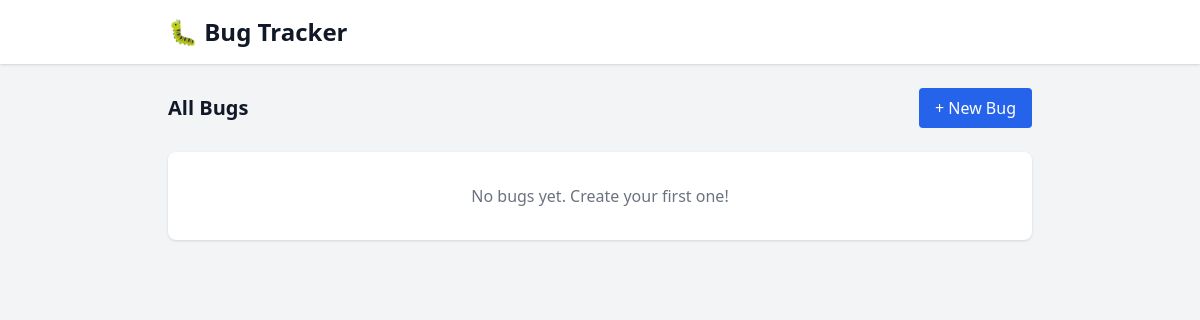
Before: / with the older database file.
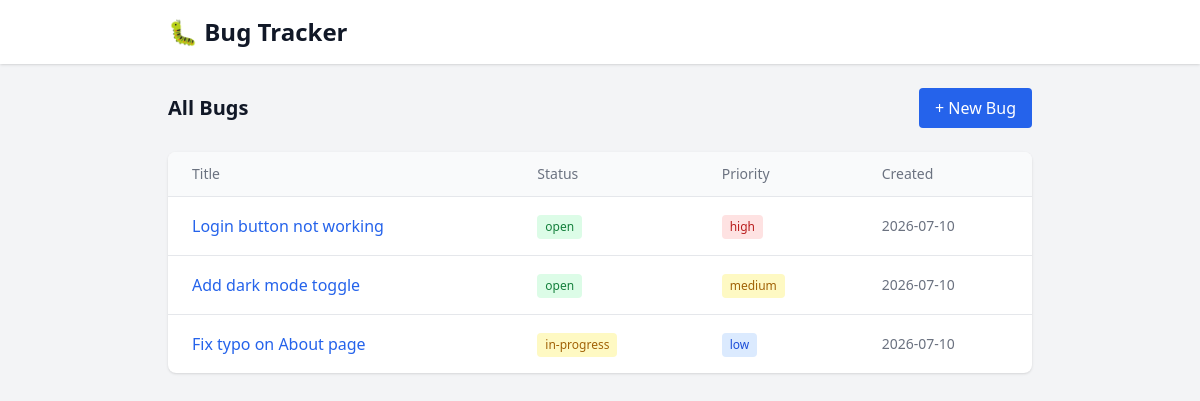
After: the same page with the newer database file.
### tables this page shows
CREATE TABLE bugs (
            id          INTEGER PRIMARY KEY AUTOINCREMENT,
            title       TEXT NOT NULL,
            description TEXT,
            status      TEXT DEFAULT 'open',
            priority    TEXT DEFAULT 'medium',
            created_at  TIMESTAMP DEFAULT CURRENT_TIMESTAMP,
            updated_at  TIMESTAMP DEFAULT CURRENT_TIMESTAMP
        );

### app.py (the view)
@app.route("/")
def index():
    bugs = get_all_bugs()
    return render_template("index.html", bugs=bugs)

### db.py (called while the page is built)
def get_connection():
    conn = sqlite3.connect(DB_NAME)
    conn.row_factory = sqlite3.Row
    return conn

def get_all_bugs():
    conn = get_connection()
    bugs = conn.execute(
        "SELECT * FROM bugs ORDER BY created_at DESC"
    ).fetchall()
    conn.close()
    return bugs

### templates/index.html
{% extends "base.html" %}
{% block content %}
    <div class="flex justify-between items-center mb-6">
        <h2 class="text-xl font-semibold">All Bugs</h2>
        <a href="/new" class="bg-blue-600 text-white px-4 py-2 rounded hover:bg-blue-700 transition">
            + New Bug
        </a>
    </div>
    {% if bugs %}
        <div class="bg-white rounded-lg shadow overflow-hidden">
            <table class="w-full">
                <thead class="bg-gray-50 border-b">
                    <tr>
                        <th class="text-left px-6 py-3 text-sm font-medium text-gray-500">Title</th>
                        <th class="text-left px-6 py-3 text-sm font-medium text-gray-500">Status</th>
                        <th class="text-left px-6 py-3 text-sm font-medium text-gray-500">Priority</th>
                        <th class="text-left px-6 py-3 text-sm font-medium text-gray-500">Created</th>
                    </tr>
                </thead>
                <tbody>
                    {% for bug in bugs %}
                        <tr class="border-b last:border-0 hover:bg-gray-50">
                            <td class="px-6 py-4">
                                <a href="/bug/{{ bug.id }}" class="text-blue-600 hover:underline font-medium">
                                    {{ bug.title }}
                                </a>
                            </td>
                            <td class="px-6 py-4">
                                <span class="inline-block px-2 py-1 text-xs font-medium rounded
                                    {% if bug.status == 'open' %}bg-green-100 text-green-700
                                    {% elif bug.status == 'in-progress' %}bg-yellow-100 text-yellow-700
                                    {% else %}bg-gray-100 text-gray-700{% endif %}">
                                    {{ bug.status }}
                                </span>
                            </td>
                            <td class="px-6 py-4">
                                <span class="inline-block px-2 py-1 text-xs font-medium rounded
                                    {% if bug.priority == 'high' %}bg-red-100 text-red-700
                                    {% elif bug.priority == 'medium' %}bg-yellow-100 text-yellow-700
                                    {% else %}bg-blue-100 text-blue-700{% endif %}">
                                    {{ bug.priority }}
                                </span>
                            </td>
                            <td class="px-6 py-4 text-sm text-gray-500">
                                {{ bug.created_at[:10] }}
                            </td>
                        </tr>
                    {% endfor %}
                </tbody>
            </table>
        </div>
    {% else %}
        <div class="bg-white rounded-lg shadow p-8 text-center">
            <p class="text-gray-500">No bugs yet. Create your first one!</p>
        </div>
    {% endif %}
{% endblock %}

### templates/base.html (shortened to what this page needs)
<!DOCTYPE html>
<html lang="en">
<head>
    <script src="https://cdn.tailwindcss.com"></script>
</head>
<body class="bg-gray-100 text-gray-900 min-h-screen">
    <header class="bg-white shadow mb-6">
        <div class="max-w-4xl mx-auto px-4 py-4">
            <h1 class="text-2xl font-bold">
                <a href="/" class="hover:text-blue-600 transition">🐛 Bug Tracker</a>
            </h1>
        </div>
    </header>
    <main class="max-w-4xl mx-auto px-4 pb-12">
        {% block content %}{% endblock %}
    </main>
</body>
</html>

Changed rows visible on the page:
added bugs: title "Login button not working", status "open", priority "high", created_at "2026-07-10"
added bugs: title "Add dark mode toggle", status "open", priority "medium", created_at "2026-07-10"
added bugs: title "Fix typo on About page", status "in-progress", priority "low", created_at "2026-07-10"
Other visible differences:
text no longer shown: "No bugs yet. Create your first one!"
text now shown: "Title Status Priority Created"
